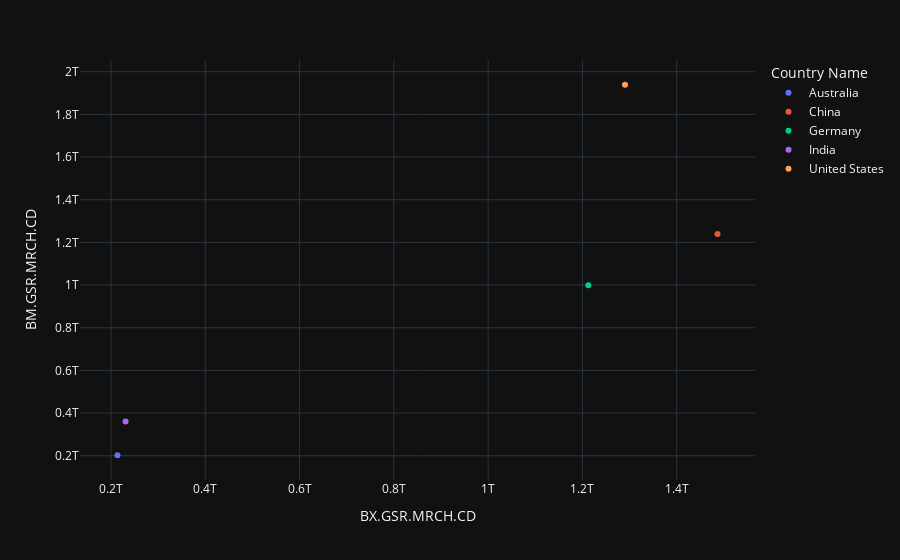

The notebook cell this image was saved under:
### Markdown cell above
## Goods export and import across different countries from 2010-2018

### Code cell
import pandas as pd
import plotly.express as px

import plotly.io as pio

pio.templates.default = "plotly_dark"


fig = px.scatter(df.query("Year==2010"), x="BX.GSR.MRCH.CD", y="BM.GSR.MRCH.CD", color="Country Name"
           )
fig.show()

### Figure 1 — Plotly figure (JSON) as saved in the notebook; plotly's stock layout.template omitted (floating-point values rounded to 4 significant figures)
{"data": [{"hovertemplate": "Country Name=Australia<br>BX.GSR.MRCH.CD=%{x}<br>BM.GSR.MRCH.CD=%{y}<extra></extra>", "legendgroup": "Australia", "marker": {"color": "#636efa", "symbol": "circle"}, "mode": "markers", "name": "Australia", "orientation": "v", "showlegend": true, "type": "scatter", "x": [213800000000.0], "xaxis": "x", "y": [202500000000.0], "yaxis": "y"}, {"hovertemplate": "Country Name=China<br>BX.GSR.MRCH.CD=%{x}<br>BM.GSR.MRCH.CD=%{y}<extra></extra>", "legendgroup": "China", "marker": {"color": "#EF553B", "symbol": "circle"}, "mode": "markers", "name": "China", "orientation": "v", "showlegend": true, "type": "scatter", "x": [1486000000000.0], "xaxis": "x", "y": [1240000000000.0], "yaxis": "y"}, {"hovertemplate": "Country Name=Germany<br>BX.GSR.MRCH.CD=%{x}<br>BM.GSR.MRCH.CD=%{y}<extra></extra>", "legendgroup": "Germany", "marker": {"color": "#00cc96", "symbol": "circle"}, "mode": "markers", "name": "Germany", "orientation": "v", "showlegend": true, "type": "scatter", "x": [1212000000000.0], "xaxis": "x", "y": [999100000000.0], "yaxis": "y"}, {"hovertemplate": "Country Name=India<br>BX.GSR.MRCH.CD=%{x}<br>BM.GSR.MRCH.CD=%{y}<extra></extra>", "legendgroup": "India", "marker": {"color": "#ab63fa", "symbol": "circle"}, "mode": "markers", "name": "India", "orientation": "v", "showlegend": true, "type": "scatter", "x": [231000000000.0], "xaxis": "x", "y": [360100000000.0], "yaxis": "y"}, {"hovertemplate": "Country Name=United States<br>BX.GSR.MRCH.CD=%{x}<br>BM.GSR.MRCH.CD=%{y}<extra></extra>", "legendgroup": "United States", "marker": {"color": "#FFA15A", "symbol": "circle"}, "mode": "markers", "name": "United States", "orientation": "v", "showlegend": true, "type": "scatter", "x": [1290279000000], "xaxis": "x", "y": [1938952000000], "yaxis": "y"}], "layout": {"legend": {"title": {"text": "Country Name"}, "tracegroupgap": 0}, "margin": {"t": 60}, "xaxis": {"anchor": "y", "domain": [0, 1], "title": {"text": "BX.GSR.MRCH.CD"}}, "yaxis": {"anchor": "x", "domain": [0, 1], "title": {"text": "BM.GSR.MRCH.CD"}}}}
